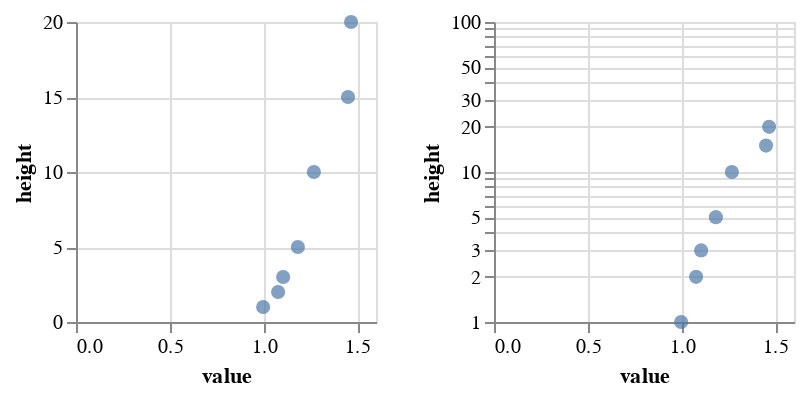

Here is the notebook cell this chart was saved with:
### Markdown cell above
How about at 5pm during stable conditions?

### Code cell
base = alt.Chart(
    wind_df.loc['20221101 1700']
).mark_circle(size=50).encode(
    alt.X('value:Q')
).properties(width=150, height = 150)

(
    base.encode(alt.Y('height:Q'))
    |
    base.encode(alt.Y('height:Q').scale(type='log'))
)

### Figure 1 — Vega-Lite specification as saved in the notebook (floating-point values rounded to 4 significant figures)
{"config": {"view": {"continuousWidth": 300, "continuousHeight": 300}}, "hconcat": [{"mark": {"type": "circle", "size": 50}, "encoding": {"x": {"field": "value", "type": "quantitative"}, "y": {"field": "height", "type": "quantitative"}}, "height": 150, "width": 150}, {"mark": {"type": "circle", "size": 50}, "encoding": {"x": {"field": "value", "type": "quantitative"}, "y": {"field": "height", "scale": {"type": "log"}, "type": "quantitative"}}, "height": 150, "width": 150}], "data": {"name": "data-8485976c6ab1f342dcbadf943e6f7969"}, "$schema": "https://vega.github.io/schema/vega-lite/v5.20.1.json", "datasets": {"data-8485976c6ab1f342dcbadf943e6f7969": [{"variable": "spd_1m_c", "value": 0.9981, "height": 1}, {"variable": "spd_2m_c", "value": 1.078, "height": 2}, {"variable": "spd_3m_c", "value": 1.105, "height": 3}, {"variable": "spd_5m_c", "value": 1.183, "height": 5}, {"variable": "spd_10m_c", "value": 1.269, "height": 10}, {"variable": "spd_15m_c", "value": 1.451, "height": 15}, {"variable": "spd_20m_c", "value": 1.467, "height": 20}]}}
